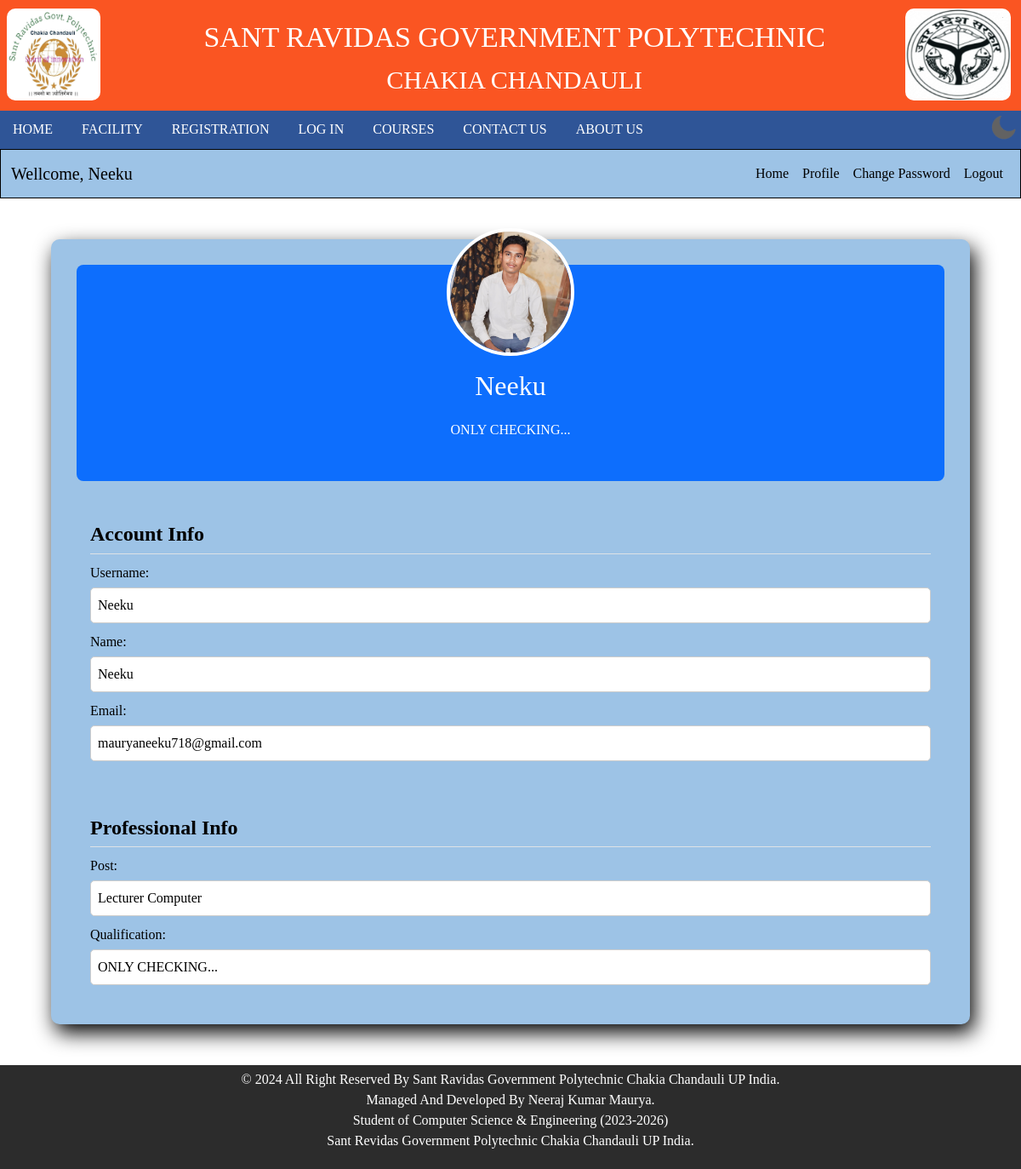
The page /profile/ (signed in) on the database its author committed.
### MAIN_APP/models.py (models this page shows, shortened)
class TeacherSignup(models.Model):
    username = models.CharField(max_length=25, unique=True)
    email = models.EmailField(max_length=50, unique=True)
    password = models.CharField(max_length=128)  # hashed password
    teacher = models.OneToOneField(Teacher, on_delete=models.PROTECT)
    updated_at = models.DateTimeField(auto_now=True)

class Teacher(models.Model):
    teacher_id = models.AutoField(primary_key=True)
    name=models.CharField(max_length=50)
    post=models.CharField(max_length=200, choices=[
        ('Lecturer Computer', 'Lecturer Computer'),
        ('Lecturer Electronics', 'Lecturer Electronics'),
        ('Lecturer Instrumentation and Control','Lecturer Instrumentation and Control'),
        ('Lecturer (Applied Science and Humanities)','Lecturer (Applied Science and Humanities)'),
        ('Librarian','Librarian'),
        ('Workshop Instructor','Workshop Instructor'),
        ])
    Qualification=models.CharField(max_length=200)
    photo=models.ImageField(upload_to='teacher/')
    updated_at = models.DateTimeField(auto_now=True)

### MAIN_APP/views.py (the view)
    def wrapper(request, *args, **kwargs):
        if 'username' in request.session or 'teacher_id' in request.session:
            return view_func(request, *args, **kwargs)
        else:
            return redirect('/institute-login/')

### MAIN_APP/views.py (called while the page is built)
def teacher_login_required(view_func):
    def wrapper(request, *args, **kwargs):
        if 'username' in request.session or 'teacher_id' in request.session:
            return view_func(request, *args, **kwargs)
        else:
            return redirect('/institute-login/')
    return wrapper

@teacher_login_required
def teacher_profile(request):
    username = request.session['username']
    name = request.session['name']
    try:
        profile = TeacherSignup.objects.select_related('teacher').get(username=username)
    except TeacherSignup.DoesNotExist:
        profile = None
    data = {
        'profile': profile,
        'username': username,
        'name': name,
        'post': request.session.get('post'),
        'title': 'Teacher Profile',
        'active': 'login'
    }
    return render(request, 'profile.html', data)

### templates/profile.html (shortened to what this page needs)
{% extends "base.html" %}
{% load static %}
{% block content %}
<main>
  {% include "usernav.html" %}
  {% if profile %}
  <div class="container my-5 signup-form" id="boxes" style="box-shadow: 5px 10px 25px #000; padding: 30px; width: 90%; margin:auto;">
    <div class="profile-header">
      <img src="{{ profile.teacher.photo.url }}"
           alt="Profile Picture" class="profile-picture">
      <h2 class="mt-3">{{ name }}</h2>
      <p>{{ profile.teacher.Qualification }}</p>
    </div>
    <div class="section-card shadow-none p-3">
      <h4>Account Info</h4>
      <label>Username:</label>
      <input type="text" value="{{ username }}" readonly>
      <label>Name:</label>
      <input type="text" value="{{ name }}" readonly>
      <label>Email:</label>
      <input type="text" value="{{ profile.email }}" readonly>
    </div>
    <div class="section-card shadow-none p-3">
      <h4>Professional Info</h4>
      <label>Post:</label>
      <input type="text" value="{{ profile.teacher.post }}" readonly>
      <label>Qualification:</label>
      <input type="text" value="{{ profile.teacher.Qualification }}" readonly>
    </div>
  </div>
  {% endif %}
</main>
{% endblock %}

### templates/usernav.html (shortened to what this page needs)
<nav class="navbar navbar-expand-lg" style="border: 1px solid black;background-color: #9DC3E6; width: 100%;">
  <div class="container-fluid">
    <a class="navbar-brand">Wellcome, {{ name }} </a>
    <div class="collapse navbar-collapse" id="navbarSupportedContent">
      <ul class="navbar-nav ms-auto mb-2 mb-lg-0">
        <li class="nav-item">
          <a class="nav-link active" href="{% url 'teacher_dashboard' %}">Home</a>
        </li>
        <li class="nav-item">
          <a class="nav-link active" href="{% url 'teacher_profile' %}">Profile</a>
        </li>
        <li class="nav-item">
          <a class="nav-link active" href="{% url 'change_password' %}">Change Password</a>
        </li>
        <li class="nav-item">
          <a class="nav-link active" href="{% url 'teacher_logout' %}">Logout</a>
        </li>
      </ul>
    </div>
  </div>
</nav>

### static/css/light.css (style rules this page uses)
body { background: white; }
main { color: black; }
#boxes { background: #9DC3E6; color: black; }

### static/css/blur.css (style rules this page uses)
body { margin: 0; padding: 0; display: flex; flex-direction: column; align-items: center; }
#boxes { backdrop-filter: none; transition: transform 0.3s ease, filter 0.3s ease; }

### static/css/style.css (style rules this page uses)
* { transition-delay: 0.3ms; user-select: none; -webkit-user-select: none; -moz-user-select: none; -ms-user-select: none; font-family: "Times New Roman", Times, serif; }
input, textarea, button, select, marquee, a { user-select: auto; }
html, body, #main-content { height: 100%; width: 100%; margin: 0; padding: 0; }

### static/css/form.css (style rules this page uses)
.signup-form { padding: 25px; border-radius: 10px; margin: 50px auto; }
.signup-form h2 { text-align: center; margin-bottom: 20px; }
.signup-form label { display: block; margin-top: 10px; }
.signup-form input, .signup-form select { width: 100%; padding: 8px; margin-top: 5px; border: 1px solid #ccc; border-radius: 5px; }

### templates/profile.html (style rules this page uses)
.profile-header { background-color: #0d6efd; color: white; padding: 2rem 1rem; text-align: center; border-radius: 0.5rem; position: relative; }
.profile-picture { width: 150px; height: 150px; object-fit: cover; border-radius: 50%; border: 4px solid white; margin-top: -75px; }
.section-card { margin-top: 2rem; }
.section-card h4 { font-weight: bold; border-bottom: 1px solid #dee2e6; padding-bottom: 0.5rem; }

### rows shown on the page
TeacherSignup: username "Neeku", teacher.photo (picture), teacher.Qualification "ONLY CHECKING...", email "mauryaneeku718@gmail.com", teacher.post "Lecturer Computer"
